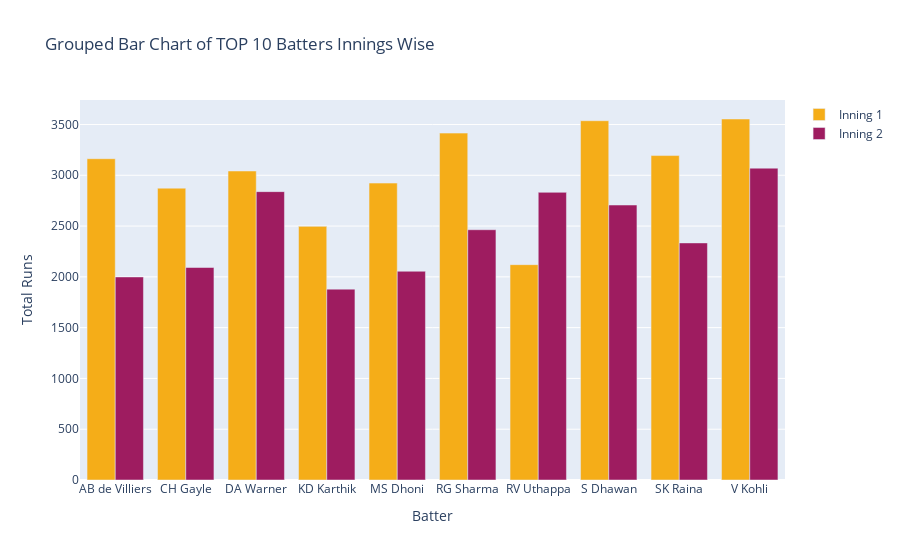

Write notebook code for a chart like this one.
### Markdown cell above
To create a grouped bar chart, you will have to create multiple traces of single Bar Charts. Also you will have to set value of `barmode='group'` parameter of `go.Layout()` Class.

### Code cell
inning1_trace = go.Bar(x=final_innings_runs['batter'],
                   y=final_innings_runs['first_inning'],
                   marker={'color' : '#F5AD18'},
                   name='Inning 1')
inning2_trace = go.Bar(x=final_innings_runs['batter'],
                   y=final_innings_runs['second_inning'],
                   marker={'color' : '#9E1C60'},
                   name='Inning 2')
data = [inning1_trace, inning2_trace]
layout = go.Layout(title='Grouped Bar Chart of TOP 10 Batters Innings Wise',
                   xaxis={'title' : 'Batter'},
                   yaxis={'title' : 'Total Runs'},
                   barmode='group')
fig = go.Figure(data=data, layout=layout)
fig.show()

### Figure 1 — Plotly figure (JSON) as saved in the notebook; plotly's stock layout.template omitted (floating-point values rounded to 4 significant figures)
{"data": [{"marker": {"color": "#F5AD18"}, "name": "Inning 1", "type": "bar", "x": ["AB de Villiers", "CH Gayle", "DA Warner", "KD Karthik", "MS Dhoni", "RG Sharma", "RV Uthappa", "S Dhawan", "SK Raina", "V Kohli"], "y": [3163, 2873, 3042, 2497, 2923, 3415, 2120, 3537, 3194, 3554]}, {"marker": {"color": "#9E1C60"}, "name": "Inning 2", "type": "bar", "x": ["AB de Villiers", "CH Gayle", "DA Warner", "KD Karthik", "MS Dhoni", "RG Sharma", "RV Uthappa", "S Dhawan", "SK Raina", "V Kohli"], "y": [1999, 2092, 2839, 1879, 2055, 2464, 2832, 2707, 2334, 3070]}], "layout": {"barmode": "group", "title": {"text": "Grouped Bar Chart of TOP 10 Batters Innings Wise"}, "xaxis": {"title": {"text": "Batter"}}, "yaxis": {"title": {"text": "Total Runs"}}}}
